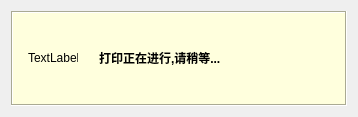
<?xml version="1.0" encoding="UTF-8"?>
<ui version="4.0">
 <class>QWaiting</class>
 <widget class="QWidget" name="QWaiting">
  <property name="geometry">
   <rect>
    <x>0</x>
    <y>0</y>
    <width>358</width>
    <height>117</height>
   </rect>
  </property>
  <property name="minimumSize">
   <size>
    <width>20</width>
    <height>20</height>
   </size>
  </property>
  <property name="maximumSize">
   <size>
    <width>400</width>
    <height>400</height>
   </size>
  </property>
  <property name="windowTitle">
   <string>QWaiting</string>
  </property>
  <layout class="QVBoxLayout" name="verticalLayout">
   <item>
    <widget class="QFrame" name="frame">
     <property name="autoFillBackground">
      <bool>false</bool>
     </property>
     <property name="styleSheet">
      <string notr="true">background-color: rgb(255, 255, 221);</string>
     </property>
     <property name="frameShape">
      <enum>QFrame::Box</enum>
     </property>
     <property name="frameShadow">
      <enum>QFrame::Sunken</enum>
     </property>
     <property name="lineWidth">
      <number>1</number>
     </property>
     <layout class="QHBoxLayout" name="horizontalLayout">
      <property name="leftMargin">
       <number>0</number>
      </property>
      <property name="topMargin">
       <number>0</number>
      </property>
      <property name="rightMargin">
       <number>0</number>
      </property>
      <property name="bottomMargin">
       <number>0</number>
      </property>
      <item>
       <widget class="QLabel" name="label">
        <property name="sizePolicy">
         <sizepolicy hsizetype="Fixed" vsizetype="Preferred">
          <horstretch>0</horstretch>
          <verstretch>0</verstretch>
         </sizepolicy>
        </property>
        <property name="minimumSize">
         <size>
          <width>50</width>
          <height>50</height>
         </size>
        </property>
        <property name="maximumSize">
         <size>
          <width>50</width>
          <height>50</height>
         </size>
        </property>
        <property name="text">
         <string>TextLabel</string>
        </property>
       </widget>
      </item>
      <item>
       <widget class="QLabel" name="label_2">
        <property name="minimumSize">
         <size>
          <width>230</width>
          <height>50</height>
         </size>
        </property>
        <property name="maximumSize">
         <size>
          <width>230</width>
          <height>50</height>
         </size>
        </property>
        <property name="font">
         <font>
          <weight>75</weight>
          <italic>false</italic>
          <bold>true</bold>
         </font>
        </property>
        <property name="text">
         <string>打印正在进行,请稍等...</string>
        </property>
       </widget>
      </item>
     </layout>
    </widget>
   </item>
  </layout>
 </widget>
 <layoutdefault spacing="6" margin="11"/>
 <resources/>
 <connections/>
</ui>
